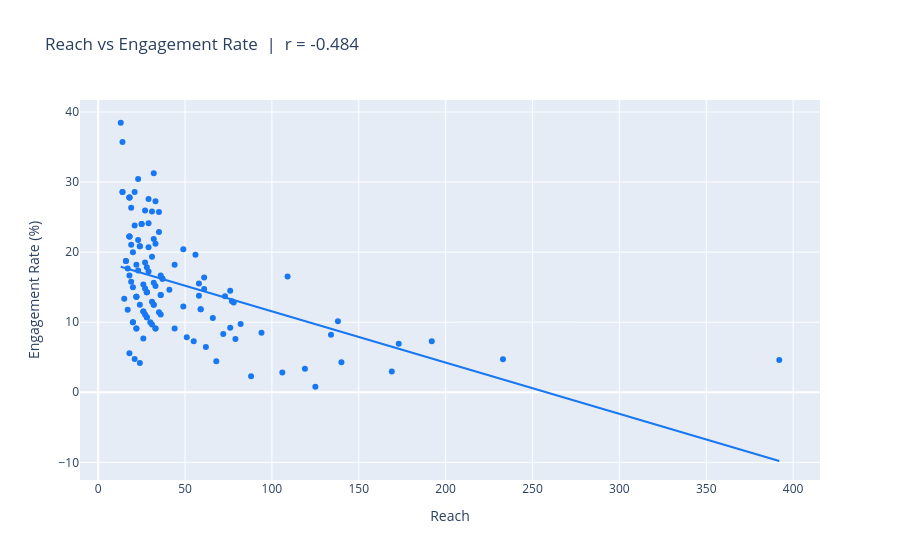

The notebook cell this image was saved under:
### Markdown cell above
## 7. Reach vs Engagement Rate

### Code cell
denom_col = meta.get("reach_col") or meta.get("impressions_col") or meta.get("views_col")

if denom_col and denom_col in df.columns:
    plot_df = df[[denom_col, er_col]].dropna()
    corr    = plot_df[denom_col].corr(plot_df[er_col])
    print(f"Pearson correlation ({denom_col} vs ER): {corr:.3f}")

    fig = px.scatter(
        plot_df, x=denom_col, y=er_col,
        trendline="ols",
        labels={denom_col: denom_col.replace("_"," ").title(), er_col: "Engagement Rate (%)"},
        title=f"{denom_col.replace('_',' ').title()} vs Engagement Rate  |  r = {corr:.3f}",
        color_discrete_sequence=[BRAND_BLUE]
    )
    fig.show()
